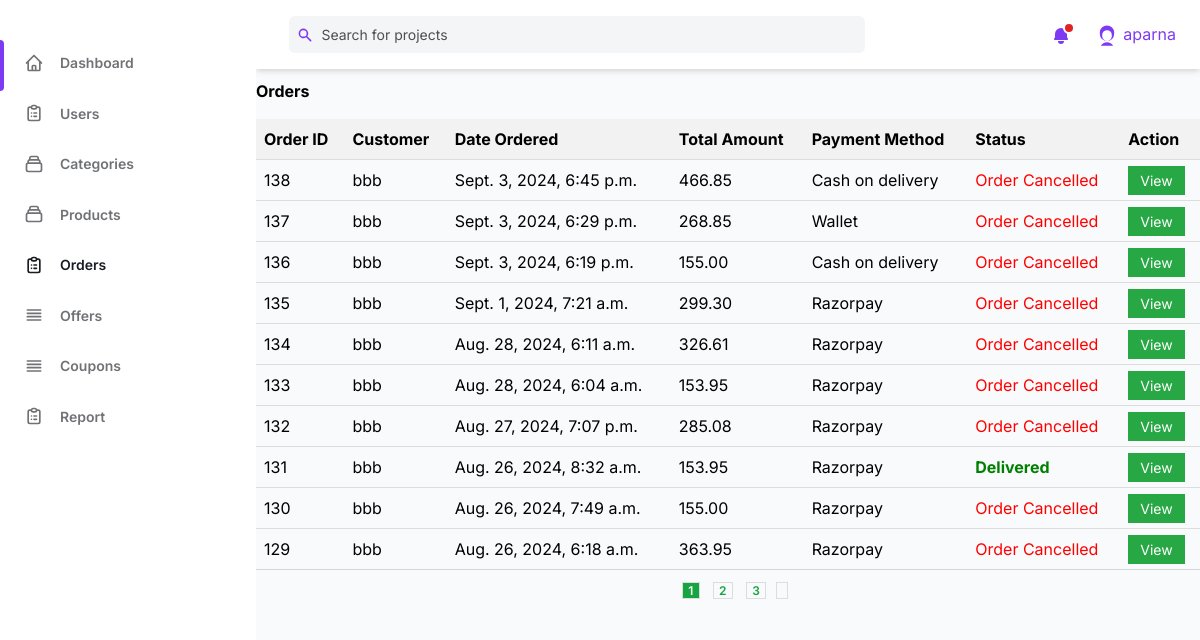
The app's page /admin_orders/ (signed in) with its own data.
### user_accounts/models.py (models this page shows)
class CustomUser(AbstractUser):
    phone = models.CharField(max_length=12, unique=True, null=False)
    email = models.EmailField(unique=True)
    address = models.TextField(default=False)
    date_joined = models.DateField(default=timezone.now, null=True, blank=True)
    email_verified = models.BooleanField(default=False)
    USERNAME_FIELD = 'username'
    REQUIRED_FIELDS = []
    objects = UserManager()
    def __str__(self):
        return self.username

### shop_cart/models.py (models this page shows, shortened)
class Order(models.Model):
    user = models.ForeignKey(CustomUser, on_delete=models.CASCADE)
    created_at = models.DateTimeField(auto_now_add=True)
    status = models.CharField(max_length=20, default='Pending')
    razorpay_order_id = models.CharField(max_length=10,blank=True,null=True)
    address = models.ForeignKey(Address,on_delete=models.CASCADE, null=True, blank=True)
    order_address = models.CharField(max_length=100, null=True, blank=True)
    payment_method = models.CharField(max_length=50, null=True, blank=True)
    coupon = models.ForeignKey(Coupon, on_delete=models.SET_NULL, null=True, blank=True)
    discount = models.DecimalField(max_digits=10, decimal_places=2, default=0.00)
    total_amount = models.DecimalField(max_digits=10, decimal_places=2, default=0)
    tax_amount=models.DecimalField(max_digits=10, decimal_places=2, default=0)
    is_listed = models.BooleanField(default=True)
    refund_requested = models.BooleanField(default=False)
    refund_granted = models.BooleanField(default=False)
    refunded_to_wallet = models.BooleanField(default=False)

### admin_dashboard/views.py (the view)
# urls.py: path('admin_orders/',views.admin_orders,name='admin_orders'),
@never_cache
@login_required(login_url='/admin_login/')
@user_passes_test(is_user_superuser)
def admin_orders(request):
    admin_user = request.session.get('admin_user', None)
    orders=Order.objects.all().order_by('-created_at')
    paginator = Paginator(orders,10)
    page_number=request.GET.get('page')
    page_obj=paginator.get_page(page_number)
    context={
        'page_obj':page_obj,
        'admin':admin_user,
    }
    return render(request,'Admin side/admin_orders.html',context)

### admin_dashboard/views.py (called while the page is built)
def is_user_superuser(user):
    return user.is_superuser

### templates/Admin side/admin_orders.html (shortened to what this page needs)
{%load static%}
<!DOCTYPE html>
<html :class="{ 'theme-dark': dark }" x-data="data()" lang="en">
<head>
    <link rel="stylesheet" href="{%static 'css/tailwind.output.css'%}" />
    <link rel="stylesheet" href="https://cdnjs.cloudflare.com/ajax/libs/Chart.js/2.9.3/Chart.min.css" />
    <link rel="stylesheet" href="{%static 'css/catstyles.css'%}">
    <link rel="stylesheet" href="https://cdnjs.cloudflare.com/ajax/libs/Jcrop/0.9.15/css/jquery.Jcrop.min.css">
</head>
<body>
    <div class="flex h-screen bg-gray-50 dark:bg-gray-900">
        <aside class="z-20 hidden w-64 overflow-y-auto bg-white dark:bg-gray-800 md:block flex-shrink-0">
            <div class="py-4 text-gray-500 dark:text-gray-400">
                <ul class="mt-6">
                    <li class="relative px-6 py-3">
                        <span class="absolute inset-y-0 left-0 w-1 bg-purple-600 rounded-tr-lg rounded-br-lg"
                            aria-hidden="true"></span>
                        <a class="inline-flex items-center w-full text-sm font-semibold transition-colors duration-150 hover:text-gray-800 dark:hover:text-gray-200"
                            href="{%url 'admin_dashboard'%}">
                            <span class="ml-4">Dashboard</span>
                        </a>
                    </li>
                </ul>
                <ul>
                    <li class="relative px-6 py-3">
                        <a class="inline-flex items-center w-full text-sm font-semibold transition-colors duration-150 hover:text-gray-800 dark:hover:text-gray-200 dark:text-gray-100"
                            href="{%url 'admin_view_users'%}">
                            <span class="ml-4">Users</span>
                        </a>
                    </li>
                    <li class="relative px-6 py-3">
                        <a class="inline-flex items-center w-full text-sm font-semibold transition-colors duration-150 hover:text-gray-800 dark:hover:text-gray-200"
                            href="{%url 'admin_categories'%}">
                            <span class="ml-4">Categories</span>
                        </a>
                    </li>
                    <li class="relative px-6 py-3">
                        <a class="inline-flex items-center w-full text-sm font-semibold transition-colors duration-150 hover:text-gray-800 dark:hover:text-gray-200"
                            href="{%url 'admin_products'%}">
                            <span class="ml-4">Products</span>
                        </a>
                    </li>
                    <li class="relative px-6 py-3">
                        <a class="inline-flex items-center w-full text-sm font-semibold transition-colors text-gray-800 duration-150 hover:text-gray-800 dark:hover:text-gray-200"
                            href="{%url 'admin_orders'%}">
                            <span class="ml-4">Orders</span>
                        </a>
                    </li>
                    <li class="relative px-6 py-3">
                        <a class="inline-flex items-center w-full text-sm font-semibold transition-colors duration-150 hover:text-gray-800 dark:hover:text-gray-200"
                            href="{%url 'admin_offers'%}">
                            <svg class="w-5 h-5" aria-hidden="true" fill="none" stroke-linecap="round"
                                stroke-linejoin="round" stroke-width="2" viewBox="0 0 24 24" stroke="currentColor">
                                <path d="M4 6h16M4 10h16M4 14h16M4 18h16"></path>
                            </svg>
                            <span class="ml-4">Offers</span>
                        </a>
                    </li>
                    <li class="relative px-6 py-3">
                        <a class="inline-flex items-center w-full text-sm font-semibold transition-colors duration-150 hover:text-gray-800 dark:hover:text-gray-200"
                            href="{%url 'admin_coupons'%}">
                            <svg class="w-5 h-5" aria-hidden="true" fill="none" stroke-linecap="round"
                                stroke-linejoin="round" stroke-width="2" viewBox="0 0 24 24" stroke="currentColor">
                                <path d="M4 6h16M4 10h16M4 14h16M4 18h16"></path>
                            </svg>
                            <span class="ml-4">Coupons</span>
                        </a>
                    </li>
                    <li class="relative px-6 py-3">
                        <a class="inline-flex items-center w-full text-sm font-semibold transition-colors duration-150 hover:text-gray-800 dark:hover:text-gray-200"
                          href="{%url 'report'%}">
                          <span class="ml-4">Report</span>
                        </a>
                    </li>
                </ul>
            </div>
        </aside>
        <div class="flex flex-col flex-1 w-full">
            <header class="z-10 py-4 bg-white shadow-md dark:bg-gray-800">
                <div
                    class="container flex items-center justify-between h-full px-6 mx-auto text-purple-600 dark:text-purple-300">
                    <div class="flex justify-center flex-1 lg:mr-32">
                        <div class="relative w-full max-w-xl mr-6 focus-within:text-purple-500">
                            <div class="absolute inset-y-0 flex items-center pl-2">
                                <svg class="w-4 h-4" aria-hidden="true" fill="currentColor" viewBox="0 0 20 20">
                                    <path fill-rule="evenodd"
                                        d="M8 4a4 4 0 100 8 4 4 0 000-8zM2 8a6 6 0 1110.89 3.476l4.817 4.817a1 1 0 01-1.414 1.414l-4.816-4.816A6 6 0 012 8z"
                                        clip-rule="evenodd"></path>
                                </svg>
                            </div>
                            <input
                                class="w-full pl-8 pr-2 text-sm text-gray-700 placeholder-gray-600 bg-gray-100 border-0 rounded-md dark:placeholder-gray-500 dark:focus:shadow-outline-gray dark:focus:placeholder-gray-600 dark:bg-gray-700 dark:text-gray-200 focus:placeholder-gray-500 focus:bg-white focus:border-purple-300 focus:outline-none focus:shadow-outline-purple form-input"
                                type="text" placeholder="Search for projects" aria-label="Search" />
                        </div>
                    </div>
                    <ul class="flex items-center flex-shrink-0 space-x-6">
                        <li class="relative">
                            <button
                                class="relative align-middle rounded-md focus:outline-none focus:shadow-outline-purple"
                                @click="toggleNotificationsMenu" @keydown.escape="closeNotificationsMenu"
                                aria-label="Notifications" aria-haspopup="true">
                                <svg class="w-5 h-5" aria-hidden="true" fill="currentColor" viewBox="0 0 20 20">
                                    <path
                                        d="M10 2a6 6 0 00-6 6v3.586l-.707.707A1 1 0 004 14h12a1 1 0 00.707-1.707L16 11.586V8a6 6 0 00-6-6zM10 18a3 3 0 01-3-3h6a3 3 0 01-3 3z">
                                    </path>
                                </svg>
                                <span aria-hidden="true"
                                    class="absolute top-0 right-0 inline-block w-3 h-3 transform translate-x-1 -translate-y-1 bg-red-600 border-2 border-white rounded-full dark:border-gray-800"></span>
                            </button>
                        </li>
                        <li class="relative">
                            <button class="align-middle rounded-full focus:shadow-outline-purple focus:outline-none"
                                @click="toggleProfileMenu" @keydown.escape="closeProfileMenu" aria-label="Account"
                                aria-haspopup="true">
                                <svg class="w-6 h-6 text-purple-600 dark:text-purple-300" fill="currentColor"
                                    viewBox="0 0 20 20" xmlns="http://www.w3.org/2000/svg">
                                    <path fill-rule="evenodd"
                                        d="M10 2a6 6 0 00-6 6v1a6 6 0 1012 0V8a6 6 0 00-6-6zm-4 8a4 4 0 118 0v1a4 4 0 11-8 0V10zm4 6a6 6 0 00-5.14 3h10.28A6 6 0 0010 16z"
                                        clip-rule="evenodd"></path>
                                </svg>
                            </button>
                            <span>{{admin}}</span>
                        </li>
                    </ul>
                </div>
            </header>
            <main id="main" class="main">
                <section class="section">
                    <div class="row">
                        <div class="col-lg-12">
                            <div class="card">
                                <div class="card-body">
                                    <h1 class="card-title justify-center mb-2"><b>Orders</b></h1>
                                    <div class="table-responsive mt-4">
                                        <table class="table datatable">
                                            <thead>
                                                <tr>
                                                    <th scope="col">Order ID</th>
                                                    <th scope="col">Customer</th>
                                                    <th scope="col">Date Ordered</th>
                                                    <th scope="col">Total Amount</th>
                                                    <th scope="col">Payment Method</th>
                                                    <th scope="col">Status</th>
                                                    <th scope="col">Action</th>
                                                </tr>
                                            </thead>
                                            <tbody>
                                                {% for order in page_obj.object_list %}
                                                <tr>
                                                    <td>{{ order.id }}</td>
                                                    <td>{{ order.user}}</td>
                                                    <td>{{ order.created_at }}</td>
                                                    <td>{{ order.total_amount }}</td>
                                                    <td>{{ order.payment_method }}</td>
                                                    {%if order.is_listed%}
                                                    <td {%if order.status == "Pending" %} style="color: red;" {%elif order.status == "Delivered" %} style="color:green;"
                                                    {%elif order.status == "Payment Failed" %} style="color:rgb(185, 42, 42);"
                                                    {%else%} style="color:orange;" {%endif%}><b>{{ order.status }}</b></td>
                                                    {%else%}
                                                    <td style="color: red;">Order Cancelled</td>
                                                    {%endif%}
                                                    <td>
                                                        <a href="{%url 'admin_order_details' order.id %}"
                                                            class="btn btn-success">View</a>
                                                    </td>
                                                </tr>
                                                {% endfor %}
                                            </tbody>
                                        </table>
                                    </div>
                                </div>
                                <div
                                    class="grid px-4 py-3 text-xs font-semibold tracking-wide text-gray-500 uppercase border-t dark:border-gray-700 bg-gray-50 sm:grid-cols-9 dark:text-gray-400 dark:bg-gray-800">
                                    <span class="col-span-4"></span>
                                    <div class="product__pagination">
                                        {% for num in page_obj.paginator.page_range %}
                                        {% if page_obj.number == num %}
                                        <a href="#" class="active">{{ num }}</a>
                                        {% else %}
                                        <a href="?page={{num }}">{{ num }}</a>
                                        {% endif %}
                                        {% endfor %}
                                        {% if page_obj.has_next %}
                                        <a href="?page={{ page_obj.next_page_number }}"></a>
                                        {% endif %}
                                    </div>
                                </div>
                            </div>
                        </div>
                    </div>
                </section>
            </main>
        </div>
    </div>
</body>
</html>

### static/css/catstyles.css (style rules this page uses)
.main { margin-top: 10px; }
.table { width: 100%; border-collapse: collapse; }
.table th { text-align: left; padding: 8px; background-color: #f2f2f2; }
.table td { border-top: 1px solid #ddd; padding: 8px; }
.btn { padding: 6px 12px; font-size: 14px; cursor: pointer; }
.btn-success { background-color: #28a745; border-color: #28a745; color: #fff; }

### templates/Admin side/admin_orders.html (style rules this page uses)
.product__pagination a { margin: 0 5px; padding: 0px 5px; text-decoration: none; border: 1px solid #ddd; color: rgb(22, 165, 65); }
.product__pagination a.active { background-color: rgb(22, 165, 65); color: #fff; }

### records on screen
CustomUser: username "aparna"
Order: id "138", user "bbb", created_at "Sept. 3, 2024, 6:45 p.m.", total_amount "466.85", payment_method "Cash on delivery", is_listed "Order Cancelled"
Order: id "137", user "bbb", created_at "Sept. 3, 2024, 6:29 p.m.", total_amount "268.85", payment_method "Wallet", is_listed "Order Cancelled"
Order: id "136", user "bbb", created_at "Sept. 3, 2024, 6:19 p.m.", total_amount "155.00", payment_method "Cash on delivery", is_listed "Order Cancelled"
Order: id "135", user "bbb", created_at "Sept. 1, 2024, 7:21 a.m.", total_amount "299.30", payment_method "Razorpay", is_listed "Order Cancelled"
Order: id "134", user "bbb", created_at "Aug. 28, 2024, 6:11 a.m.", total_amount "326.61", payment_method "Razorpay", is_listed "Order Cancelled"
Order: id "133", user "bbb", created_at "Aug. 28, 2024, 6:04 a.m.", total_amount "153.95", payment_method "Razorpay", is_listed "Order Cancelled"
Order: id "132", user "bbb", created_at "Aug. 27, 2024, 7:07 p.m.", total_amount "285.08", payment_method "Razorpay", is_listed "Order Cancelled"
Order: id "131", user "bbb", created_at "Aug. 26, 2024, 8:32 a.m.", total_amount "153.95", payment_method "Razorpay", status "Delivered"
Order: id "130", user "bbb", created_at "Aug. 26, 2024, 7:49 a.m.", total_amount "155.00", payment_method "Razorpay", is_listed "Order Cancelled"
Order: id "129", user "bbb", created_at "Aug. 26, 2024, 6:18 a.m.", total_amount "363.95", payment_method "Razorpay", is_listed "Order Cancelled"

### other values on screen
{{ num }} "1"
{{ num }} "2" "3"
